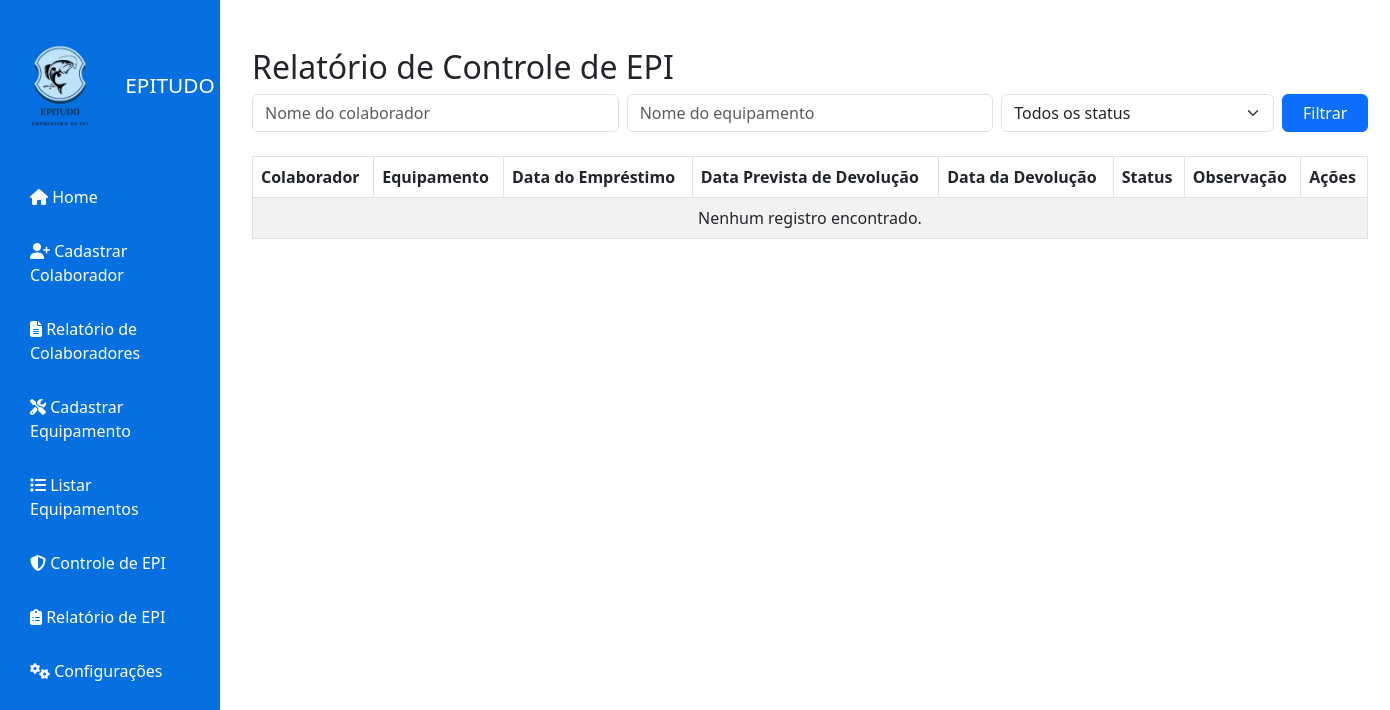
Before: /relatorio-epi/ with the older database file.
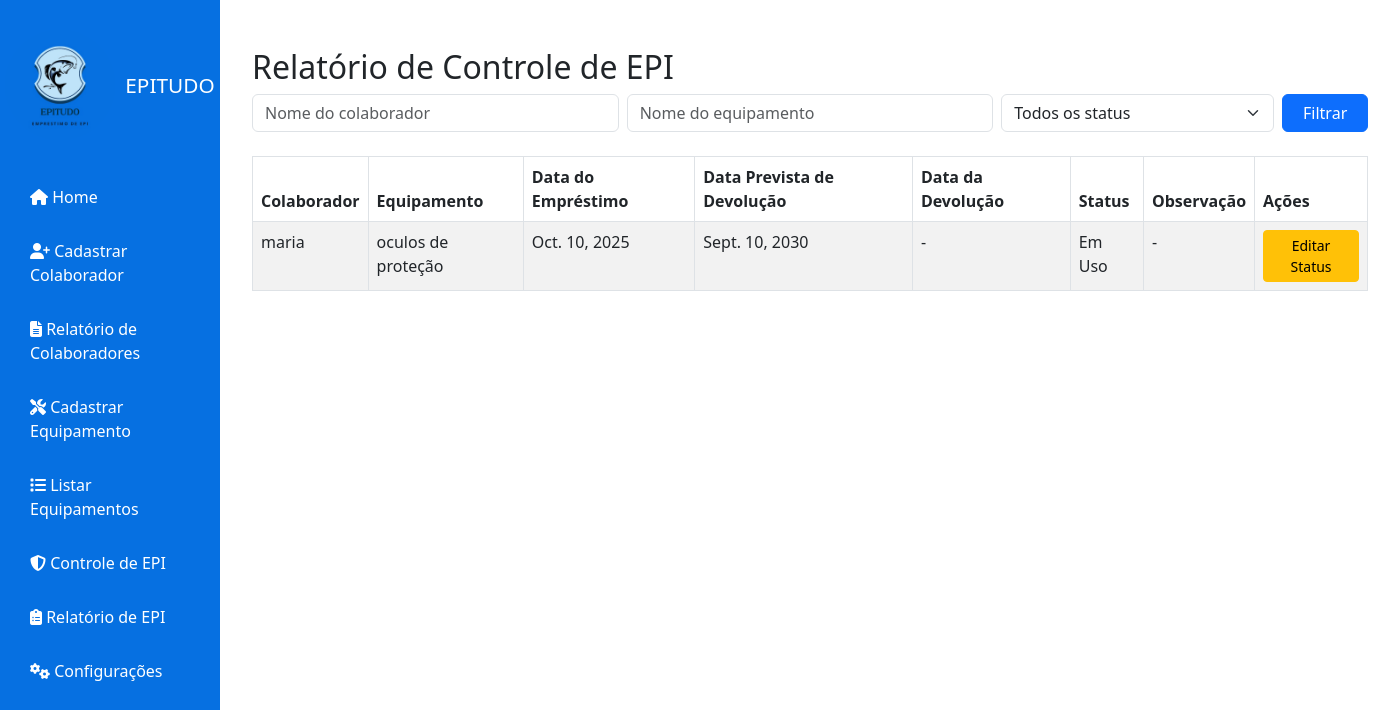
After: the same page with the newer database file.
### home/models.py (models this page shows, shortened)
class Emprestimo(models.Model):
	STATUS_CHOICES = [
		('emprestado', 'Emprestado'),
		('em_uso', 'Em Uso'),
		('fornecido', 'Fornecido'),
		('devolvido', 'Devolvido'),
		('danificado', 'Danificado'),
		('perdido', 'Perdido'),
	]
	colaborador = models.ForeignKey(Colaborador, on_delete=models.CASCADE)
	equipamento = models.ForeignKey(Equipamento, on_delete=models.CASCADE)
	data_emprestimo = models.DateField()
	data_prevista_devolucao = models.DateField()
	data_devolucao = models.DateField(null=True, blank=True)
	status = models.CharField(max_length=20, choices=STATUS_CHOICES, default='emprestado')
	observacao_devolucao = models.TextField(blank=True)

class Colaborador(models.Model):
	nome = models.CharField(max_length=100)
	email = models.EmailField(blank=True)
	foto = models.URLField(blank=True)
	cargo = models.CharField(max_length=50, blank=True)
	telefone = models.CharField(max_length=20, blank=True)

class Equipamento(models.Model):
	nome = models.CharField(max_length=100)
	descricao = models.TextField(blank=True)

### home/views.py (the view)
# urls.py: path('relatorio-epi/', relatorio_epi, name='relatorio_epi'),
def relatorio_epi(request):
	nome_colab = request.GET.get('colaborador', '')
	nome_equip = request.GET.get('equipamento', '')
	status = request.GET.get('status', '')
	emprestimos = Emprestimo.objects.all()
	if nome_colab:
		emprestimos = emprestimos.filter(colaborador__nome__icontains=nome_colab)
	if nome_equip:
		emprestimos = emprestimos.filter(equipamento__nome__icontains=nome_equip)
	if status:
		emprestimos = emprestimos.filter(status=status)
	return render(request, 'home/relatorio_epi.html', {
		'emprestimos': emprestimos,
		'colaborador': nome_colab,
		'equipamento': nome_equip,
		'status': status,
		'status_choices': Emprestimo.STATUS_CHOICES
	})

### home/templates/home/relatorio_epi.html (shortened to what the changed rows need)
{% load static %}
<!DOCTYPE html>
<html lang="pt-br">
<head>
    <link href="https://cdn.jsdelivr.net/npm/bootstrap@5.3.0/dist/css/bootstrap.min.css" rel="stylesheet">
    <link rel="stylesheet" href="https://cdnjs.cloudflare.com/ajax/libs/font-awesome/6.4.0/css/all.min.css">
</head>
<body>
    <div class="sidebar" style="width:220px;background:#0670e1;color:#fff;height:100vh;position:fixed;top:0;left:0;display:flex;flex-direction:column;padding-top:30px;">
          <div style="display:flex;align-items:center;justify-content:center;gap:10px;margin-bottom:30px;">
        <h2 style="margin:0;font-size:1.3em;">EPITUDO</h2>
    </div>
    </div>
    <div class="container mt-5" style="margin-left:240px;">
        <h2>Relatório de Controle de EPI</h2>
        <table class="table table-bordered table-striped">
            <thead>
                <tr>
                    <th>Colaborador</th>
                    <th>Equipamento</th>
                    <th>Data do Empréstimo</th>
                    <th>Data Prevista de Devolução</th>
                    <th>Data da Devolução</th>
                    <th>Status</th>
                    <th>Observação</th>
                    <th>Ações</th>
                </tr>
            </thead>
            <tbody>
                {% for emprestimo in emprestimos %}
                <tr>
                    <td>{{ emprestimo.colaborador.nome }}</td>
                    <td>{{ emprestimo.equipamento.nome }}</td>
                    <td>{{ emprestimo.data_emprestimo }}</td>
                    <td>{{ emprestimo.data_prevista_devolucao }}</td>
                    <td>{{ emprestimo.data_devolucao|default:'-' }}</td>
                    <td>{{ emprestimo.get_status_display }}</td>
                    <td>{{ emprestimo.observacao_devolucao|default:'-' }}</td>
                    <td>
                        <a href="/controle-epi/{{ emprestimo.id }}/" class="btn btn-sm btn-warning">Editar Status</a>
                    </td>
                </tr>
                {% empty %}
                <tr>
                    <td colspan="8" class="text-center">Nenhum registro encontrado.</td>
                </tr>
                {% endfor %}
            </tbody>
        </table>
    </div>
</body>
</html>

Changed rows visible on the page:
added Emprestimo: colaborador.nome "maria", equipamento.nome "oculos de proteção", data_emprestimo "Oct. 10, 2025", data_prevista_devolucao "Sept. 10, 2030", data_devolucao "-", status "Em Uso", observacao_devolucao "-"
Other visible differences:
text no longer shown: "Nenhum registro encontrado."
